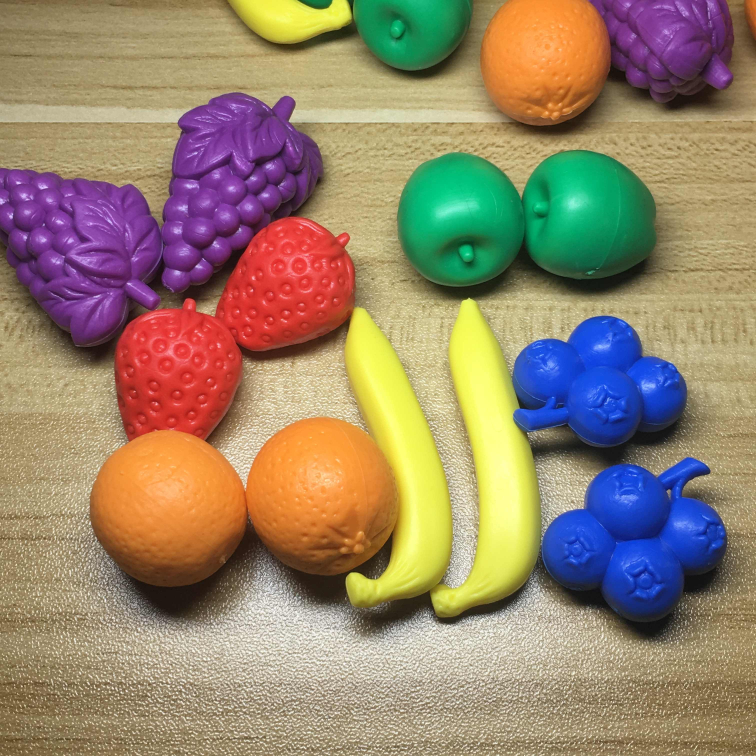
#> input picture 06_procesamiento_en_color/Juguetes de Colores.jpg, 3024 x 3024 px (shown at 1/4 size)
$ python punto_3.py
#> lines starting #> are read from the running program, lines starting #| are printed output that depends on the picture
import numpy as np
import cv2 as cv
import matplotlib.pyplot as plt


def normalize_hue(hue: int) -> int:
    return int(np.interp(hue, [0, 360], [0, 179]))


def normalize_saturation(saturation: int) -> int:
    return int(np.interp(saturation, [0, 100], [0, 255]))


def normalize_value(value: int) -> int:
    return int(np.interp(value, [0, 100], [0, 255]))


def main() -> None:
    image_toys: np.ndarray = cv.imread("Juguetes de Colores.jpg")
#> image_toys is the input picture: shape (3024, 3024, 3); mean B, G, R 107.2, 132.2, 151
    image_objects: np.ndarray = cv.imread("Figuras de Colores.jpg")
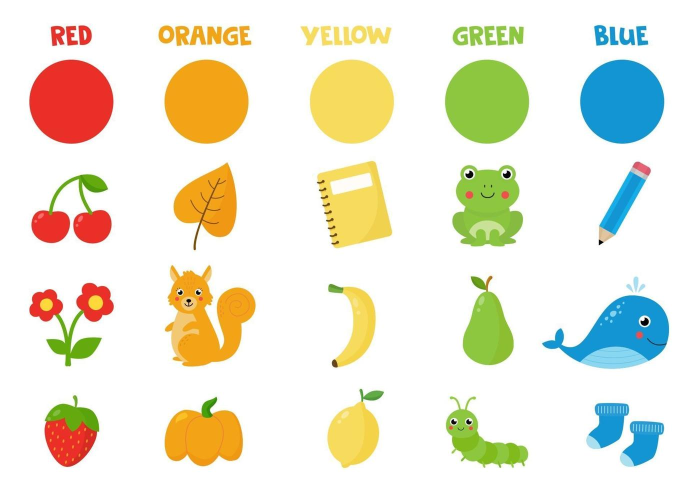
#> input picture 06_procesamiento_en_color/Figuras de Colores.jpg, 1387 x 980 px (shown at 1/2 size)
#> image_objects is the input picture: shape (980, 1387, 3); mean B, G, R 214.1, 232.7, 235.6
    image_toys_hsv: np.ndarray = cv.cvtColor(image_toys, cv.COLOR_BGR2HSV)
#> image_toys_hsv: shape (3024, 3024, 3); mean H, S, V 41.2, 122.3, 169.4
    image_objects_hsv: np.ndarray = cv.cvtColor(image_objects, cv.COLOR_BGR2HSV)
#> image_objects_hsv: shape (980, 1387, 3); mean H, S, V 16.8, 46.9, 246.8

    image_toys_grapes: np.ndarray = cv.bitwise_and(
        image_toys_hsv,
        image_toys_hsv,
        mask=cv.inRange(
            image_toys_hsv,
            np.array(
                (normalize_hue(280), normalize_saturation(45), normalize_value(43))
            ),
            np.array(
                (normalize_hue(290), normalize_saturation(75), normalize_value(73))
            ),
        ),
    )
#> image_toys_grapes: shape (3024, 3024, 3); mean H, S, V 7.2, 7.9, 7.5

    image_objects_orange: np.ndarray = cv.bitwise_and(
        image_objects_hsv,
        image_objects_hsv,
        mask=cv.inRange(
            image_objects_hsv,
            np.array(
                (normalize_hue(33), normalize_saturation(81), normalize_value(85))
            ),
            np.array(
                (normalize_hue(43), normalize_saturation(100), normalize_value(100))
            ),
        ),
    )
#> image_objects_orange: shape (980, 1387, 3); mean H, S, V 0.9, 10.6, 11.1

    rows, cols = 1, 4

    plt.subplot(rows, cols, 1)
    plt.imshow(cv.cvtColor(image_toys, cv.COLOR_BGR2RGB))
    plt.title("Original toys")
    plt.axis("off")

    plt.subplot(rows, cols, 2)
    plt.imshow(cv.cvtColor(image_toys_grapes, cv.COLOR_HSV2RGB))
    plt.title("Grapes segmented")
    plt.axis("off")

    plt.subplot(rows, cols, 3)
    plt.imshow(cv.cvtColor(image_objects, cv.COLOR_BGR2RGB))
    plt.title("Original objects")
    plt.axis("off")

    plt.subplot(rows, cols, 4)
    plt.imshow(cv.cvtColor(image_objects_orange, cv.COLOR_HSV2RGB))
    plt.title("Orange objects segmented")
    plt.axis("off")

    plt.show()
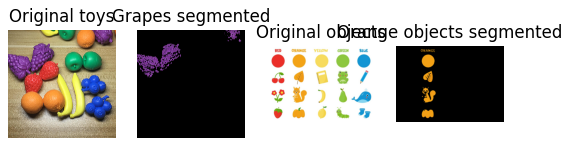
#> figure drawn by matplotlib, 4 panels


if __name__ == "__main__":
    main()
